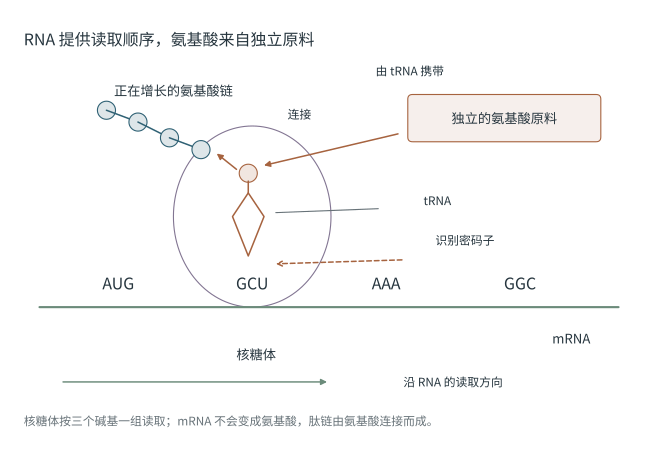

This figure's Python source:
"""F06: translation. Coordinates in mm; all objects remain editable."""
from pathlib import Path
import sys
ROOT = Path(__file__).resolve().parents[1]
sys.path.insert(0, str(ROOT))
from shared_shapes import Drawing
from production_utils import export_figure
OUT = Path(__file__).resolve().parent

def build_figure():
    c=Drawing("F06",116)
    c.heading("heading","RNA 提供读取顺序，氨基酸来自独立原料",(6,106))
    c.strand("mrna",10,38,147,color="secondary")
    for i,codon in enumerate(['AUG','GCU','AAA','GGC']):
        c.text(f"codon.{i}",codon,(30+i*34,44),size=11.5)
    c.ellipse("ribosome",(64,61),40,46,color="supplement",fill=False)
    c.text("ribosome.label","核糖体",(65,26),size=9.5)
    c.text("mrna.label","mRNA",(145,30),size=9.5)
    c.line("trna",[(63,51),(59,61),(63,67),(67,61),(63,51)],color="accent")
    c.line("trna.carry.contact",[(63,67),(63,70)],color="accent")
    c.line("trna.label.leader",[(96,63),(70,62)],color="muted",width=.8)
    c.circle("incoming.aa",(63,72),r=2.3,color="accent")
    c.text("trna.label","tRNA",(111,65),size=8.5)
    c.text("trna.recognition","识别密码子",(118,55),size=8.5)
    c.edge("recognition",(102,50),(70,49),kind="template",color="accent")
    c.text("peptide.label","正在增长的氨基酸链",(44,93),size=9.5)
    for i,(x,y) in enumerate([(27,88),(35,85),(43,81),(51,78)]):
        if i:c.line(f"peptide.join.{i}",[[(27,88),(35,85),(43,81),(51,78)][i-1],(x,y)],color="primary",zorder=1)
        c.circle(f"peptide.aa.{i}",(x,y),r=2.3)
    c.edge("join",(60,73),(55,77),kind="process",color="accent")
    c.text("join.label","连接",(76,87),size=8.5)
    c.node("raw","独立的氨基酸原料",(128,86),w=49,h=12,color="accent",size=9.5)
    c.edge("carry",(101,82),(67,74),kind="process",color="accent")
    c.text("carry.label","由 tRNA 携带",(104,98),size=8.5)
    c.edge("read.direction",(16,19),(83,19),kind="process",color="secondary")
    c.text("read.label","沿 RNA 的读取方向",(115,19),size=8.5)
    c.note("核糖体按三个碱基一组读取；mRNA 不会变成氨基酸，肽链由氨基酸连接而成。",y=9)
    return c.result()


def main():
    result=build_figure()
    fig=result.figure
    fig.savefig(OUT / "F06_translation.pdf", metadata={"CreationDate":None,"ModDate":None})
    return export_figure(result,ROOT,OUT / "F06_translation.pdf")

if __name__=="__main__":
    main()
